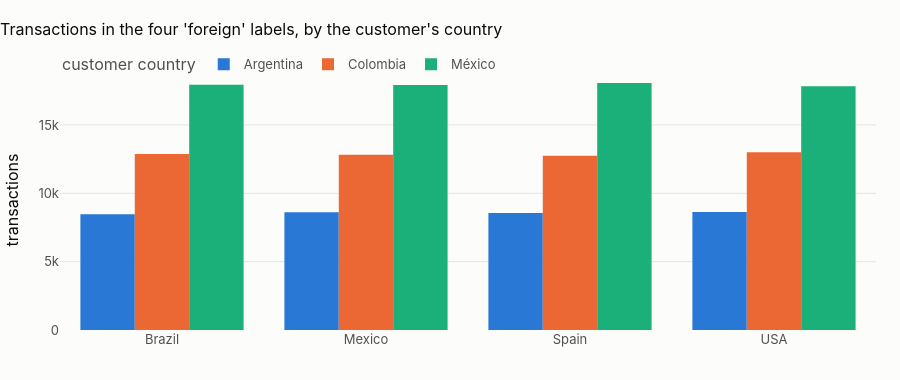

Here is the notebook cell this chart was saved with:
### Markdown cell above
## 9 · Two variant spellings that are not typos
The contract calls `Mexico` (without the accent) a *variant* (V2) of the allowed `México`. Before deciding to
correct it, look at **who** produces it. If it were a typing slip, it would appear in proportion to Mexican
activity. It does not.

### Code cell
tx_cc = pl.q("""
    select c.country as customer_country, t.transaction_country, count(*) as transactions
    from {typed_transactions} t join {typed_customers} c using (customer_id)
    where t.transaction_country in ('Mexico', 'USA', 'Spain', 'Brazil')
    group by all order by 2, 1""")
fig = px.bar(
    tx_cc,
    x="transaction_country",
    y="transactions",
    color="customer_country",
    barmode="group",
    title="Transactions in the four 'foreign' labels, by the customer's country",
)
fig.update_layout(height=380, xaxis_title=None, legend_title="customer country")
fig.show()
ev = pl.q("""select customer_id is null as anonymous, ip_country, count(*) as events
             from {typed_digital_events} group by all order by 1, 2""")
show(ev, paging=False)

### Figure 1 — Plotly figure (JSON) as saved in the notebook; plotly's stock layout.template omitted (floating-point values rounded to 4 significant figures)
{"data": [{"alignmentgroup": "True", "hovertemplate": "customer_country=Argentina<br>transaction_country=%{x}<br>transactions=%{y}<extra></extra>", "legendgroup": "Argentina", "marker": {"color": "#2a78d6", "pattern": {"shape": ""}}, "name": "Argentina", "offsetgroup": "Argentina", "orientation": "v", "showlegend": true, "textposition": "auto", "type": "bar", "x": ["Brazil", "Mexico", "Spain", "USA"], "xaxis": "x", "y": [8470, 8610, 8567, 8630], "yaxis": "y"}, {"alignmentgroup": "True", "hovertemplate": "customer_country=Colombia<br>transaction_country=%{x}<br>transactions=%{y}<extra></extra>", "legendgroup": "Colombia", "marker": {"color": "#eb6834", "pattern": {"shape": ""}}, "name": "Colombia", "offsetgroup": "Colombia", "orientation": "v", "showlegend": true, "textposition": "auto", "type": "bar", "x": ["Brazil", "Mexico", "Spain", "USA"], "xaxis": "x", "y": [12874, 12817, 12744, 13000], "yaxis": "y"}, {"alignmentgroup": "True", "hovertemplate": "customer_country=México<br>transaction_country=%{x}<br>transactions=%{y}<extra></extra>", "legendgroup": "México", "marker": {"color": "#1baf7a", "pattern": {"shape": ""}}, "name": "México", "offsetgroup": "México", "orientation": "v", "showlegend": true, "textposition": "auto", "type": "bar", "x": ["Brazil", "Mexico", "Spain", "USA"], "xaxis": "x", "y": [17942, 17929, 18069, 17840], "yaxis": "y"}], "layout": {"barmode": "group", "height": 380, "legend": {"title": {"text": "customer country"}, "tracegroupgap": 0}, "title": {"text": "Transactions in the four 'foreign' labels, by the customer's country"}, "xaxis": {"anchor": "y", "domain": [0.0, 1.0], "title": {}}, "yaxis": {"anchor": "x", "domain": [0.0, 1.0], "title": {"text": "transactions"}}}}
